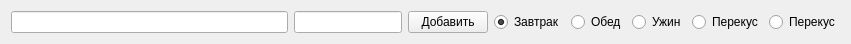
     <widget class="QWidget" name="layoutWidget">
      <property name="geometry">
       <rect>
        <x>10</x>
        <y>40</y>
        <width>851</width>
        <height>31</height>
       </rect>
      </property>
      <layout class="QHBoxLayout" name="horizontalLayout_5" stretch="1,0,0,0,0,0,0,0">
       <item>
        <widget class="QLineEdit" name="produkt"/>
       </item>
       <item>
        <widget class="QLineEdit" name="prod_kolvo">
         <property name="enabled">
          <bool>true</bool>
         </property>
         <property name="frame">
          <bool>true</bool>
         </property>
        </widget>
       </item>
       <item>
        <widget class="QPushButton" name="pushButton_2">
         <property name="text">
          <string>Добавить</string>
         </property>
        </widget>
       </item>
       <item>
        <widget class="QRadioButton" name="zavtrak">
         <property name="text">
          <string>Завтрак</string>
         </property>
         <property name="checked">
          <bool>true</bool>
         </property>
        </widget>
       </item>
       <item>
        <widget class="QRadioButton" name="obed">
         <property name="text">
          <string>Обед</string>
         </property>
        </widget>
       </item>
       <item>
        <widget class="QRadioButton" name="uzin">
         <property name="text">
          <string>Ужин</string>
         </property>
        </widget>
       </item>
       <item>
        <widget class="QRadioButton" name="perekus">
         <property name="text">
          <string>Перекус</string>
         </property>
        </widget>
       </item>
       <item>
        <widget class="QRadioButton" name="perekus2">
         <property name="text">
          <string>Перекус</string>
         </property>
        </widget>
       </item>
      </layout>
     </widget>
